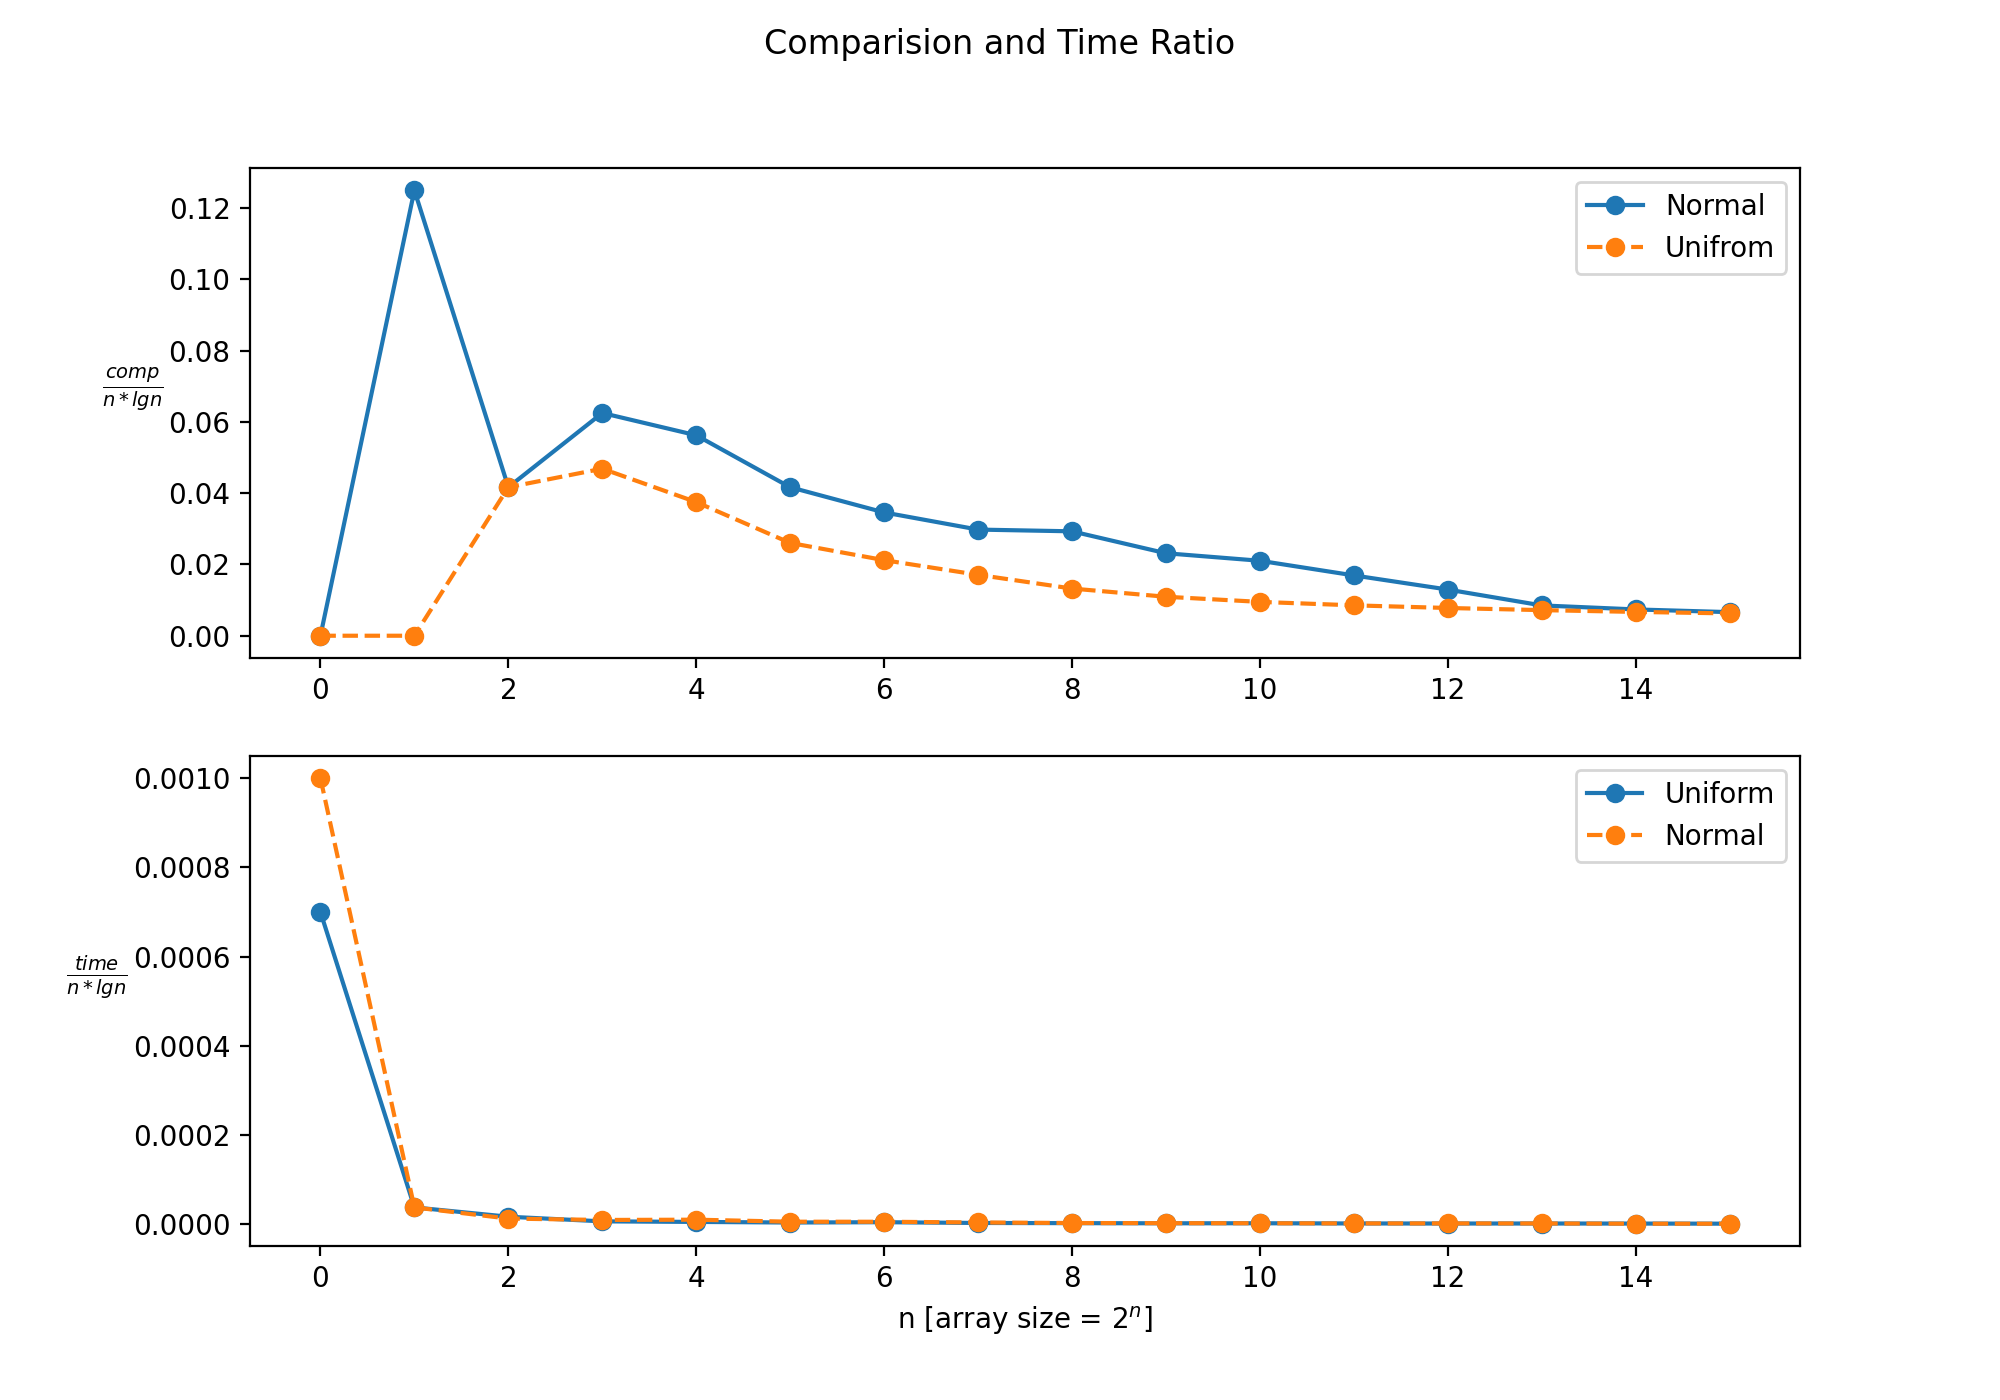

Python code for this plot:
import matplotlib.pyplot as plt
import math


def getCompArray(name):
    f = open(name)
    data = f.read()
    count = [int(x.split(', ')[0]) for x in data.split('\n')[:-1]]
    #avg_time = [float(x.split(', ')[1]) for x in data.split('\n')[:-1]]
    comp = [int(x.split(', ')[1]) for x in data.split('\n')[:-1]]

    comp_ratio = [(c/(n*math.log2(n))) for c, n in zip(comp, count)]
    return comp_ratio


def getTimeArray(name):
    f = open(name)
    data = f.read()
    count = [int(x.split(', ')[0]) for x in data.split('\n')[:-1]]
    avg_time = [float(x.split(', ')[2]) for x in data.split('\n')[:-1]]
    #comp = [int(x.split(', ')[2]) for x in data.split('\n')[:-1]]

    comp_ratio = [(t/(n*math.log2(n))) for t, n in zip(avg_time, count)]
    return comp_ratio


fig, axis = plt.subplots(2, 1, figsize=(10, 7))

fig.suptitle('Comparision and Time Ratio')

axis[0].plot(getCompArray("bucket_normal_obs.txt"), 'o-', label='Normal')
axis[0].plot(getCompArray("bucket_uniform_obs.txt"), 'o--', label='Unifrom')
axis[0].legend()
axis[0].set_ylabel(r'$\frac{comp}{n*lgn}$', rotation=0, labelpad=13)

axis[1].plot(getTimeArray("bucket_normal_obs.txt"), 'o-', label='Uniform')
axis[1].plot(getTimeArray("bucket_uniform_obs.txt"), 'o--', label='Normal')
axis[1].legend()
axis[1].set_ylabel(r'$\frac{time}{n*lgn}$', rotation=0, labelpad=13)

plt.xlabel(r'n [array size = $2^n$]')

plt.show()
